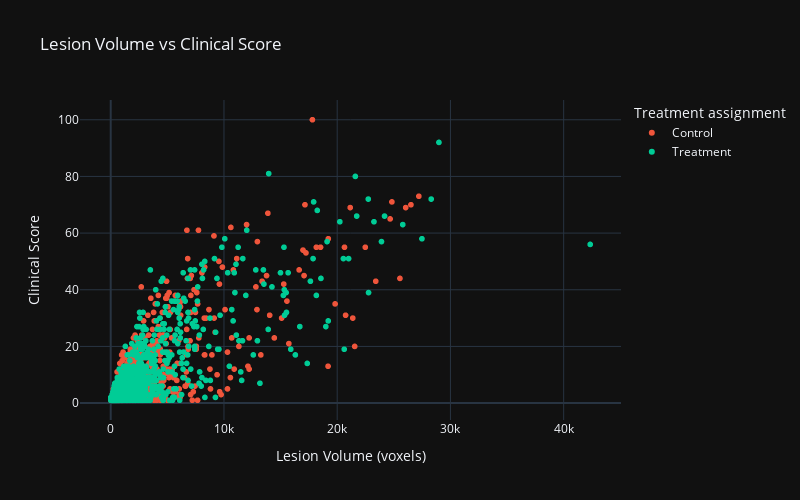

Notebook code for this chart:
### Markdown cell above
## Volume Analysis

### Code cell
# This cell may take some time to run as it calculates volumes for all lesions
print("Calculating lesion volumes... This may take a few minutes.")

try:
    # Calculate volumes (this may take time)
    volume_df = visualizer.get_lesion_volumes_summary()
    
    print(f"Volume calculation completed for {len(volume_df)} lesions.")
    
    # Volume statistics
    print("\nVolume Statistics:")
    print(volume_df['volume'].describe())
    
    # Volume vs clinical score
    fig = visualizer.plot_volume_vs_clinical_score()
    fig.show()
    
    # Correlation
    correlation = volume_df['volume'].corr(volume_df['Clinical score'])
    print(f"\nCorrelation between volume and clinical score: {correlation:.3f}")
    
except Exception as e:
    print(f"Error in volume analysis: {e}")
    print("You may need to check the data paths or reduce the sample size for initial exploration.")

### Figure 1 — Plotly figure (JSON) as saved in the notebook; plotly's stock layout.template omitted (floating-point values rounded to 4 significant figures; data arrays with more than 128 entries replaced by an {"elided": "..."} marker saying what was removed)
{"data": [{"hovertemplate": "Treatment assignment=Control<br>Lesion Volume (voxels)=%{x}<br>Clinical Score=%{y}<extra></extra>", "legendgroup": "Control", "marker": {"color": "#EF553B", "symbol": "circle"}, "mode": "markers", "name": "Control", "showlegend": true, "x": {"elided": "842 int values"}, "xaxis": "x", "y": {"elided": "842 float values"}, "yaxis": "y", "type": "scattergl"}, {"hovertemplate": "Treatment assignment=Treatment<br>Lesion Volume (voxels)=%{x}<br>Clinical Score=%{y}<extra></extra>", "legendgroup": "Treatment", "marker": {"color": "#00cc96", "symbol": "circle"}, "mode": "markers", "name": "Treatment", "showlegend": true, "x": {"elided": "902 int values"}, "xaxis": "x", "y": {"elided": "902 float values"}, "yaxis": "y", "type": "scattergl"}], "layout": {"xaxis": {"anchor": "y", "domain": [0.0, 1.0], "title": {"text": "Lesion Volume (voxels)"}}, "yaxis": {"anchor": "x", "domain": [0.0, 1.0], "title": {"text": "Clinical Score"}}, "legend": {"title": {"text": "Treatment assignment"}, "tracegroupgap": 0}, "title": {"text": "Lesion Volume vs Clinical Score"}, "width": 800, "height": 500}}
